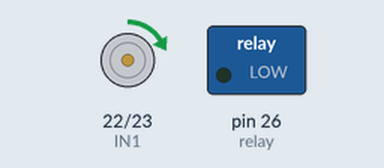
A sketch run on a simulated Arduino Mega 2560, built with avr-gcc and run on an emulated ATmega2560. Shown: motor-driver pin pairs drawn as motors (green arrow = first pin HIGH = forward, orange = second pin HIGH = backward, longer = more drive, scaled by the enable pin), switched loads named in the sketch (green lamp = pin HIGH).

Above: at 0.2 s.
At 8.2 s:
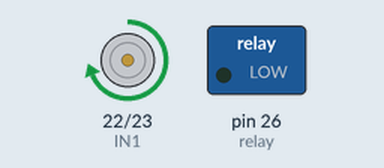
At 15.4 s:
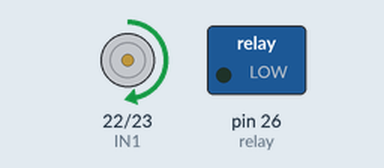
At 30.6 s:
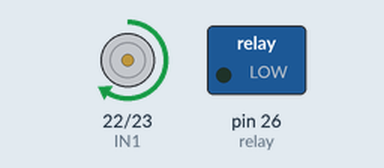
Timing chart, 0 to 31.2 s (numbered marks = the images above):
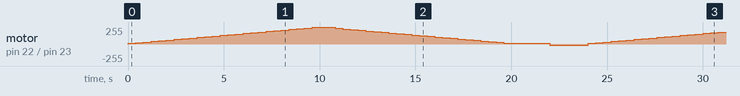

The sketch:

acceleration_deceleration_PWM_CW.ino
```cpp
int ENA = 10;
int IN1 = 22;
int IN2 = 23;
int relay = 26;
/*
  relay 시계방향 : LOW, 반시계방향 : HIGH

  digitalWrite(IN1, HIGH);
  digitalWrite(IN2, LOW);   >>> ON

  digitalWrite(IN1, HIGH);
  digitalWrite(IN2, LOW);   >>> OFF
 */

void setup() {
  pinMode(ENA,OUTPUT);
  pinMode(IN1,OUTPUT);
  pinMode(IN2,OUTPUT);
  pinMode(relay,OUTPUT);
}

void loop() {
  digitalWrite(IN1, HIGH);
  digitalWrite(IN2, LOW);
  digitalWrite(relay, LOW);
  for(int i = 10 ; i <= 255 ; i+=10){
    analogWrite(ENA, i);
    delay(400);
  }   //시계방향회전 가속

  digitalWrite(relay, LOW);
  for(int i = 255 ; i >= 10 ; i-=10){
    analogWrite(ENA, i);
    delay(400);
  }
  delay(2000);  //시계방향회전 감속

  digitalWrite(IN1, LOW);
  digitalWrite(IN2, HIGH);
  delay(2000);  // 정지
}
```
